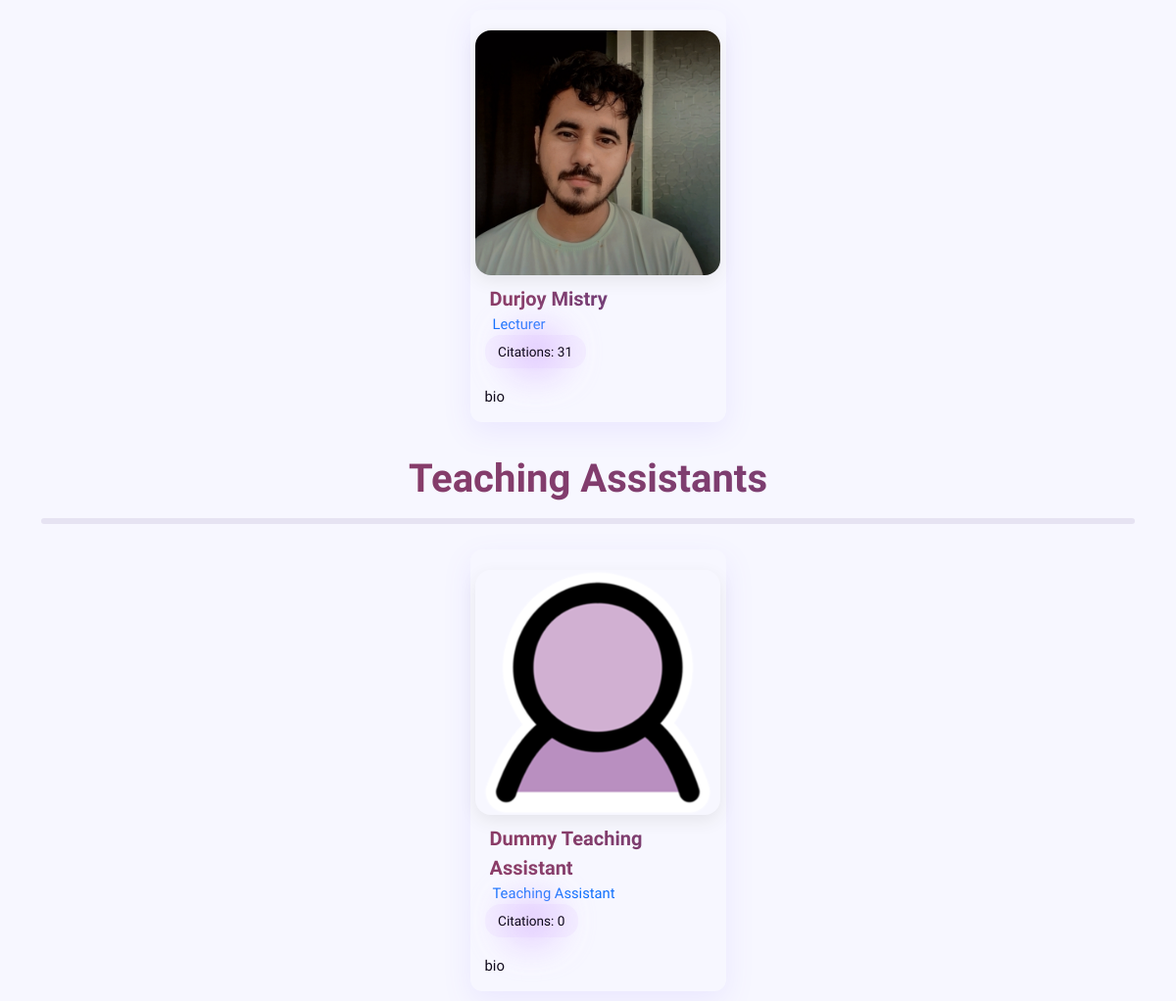
Before: /faculty/ (lower part) with the older database file.
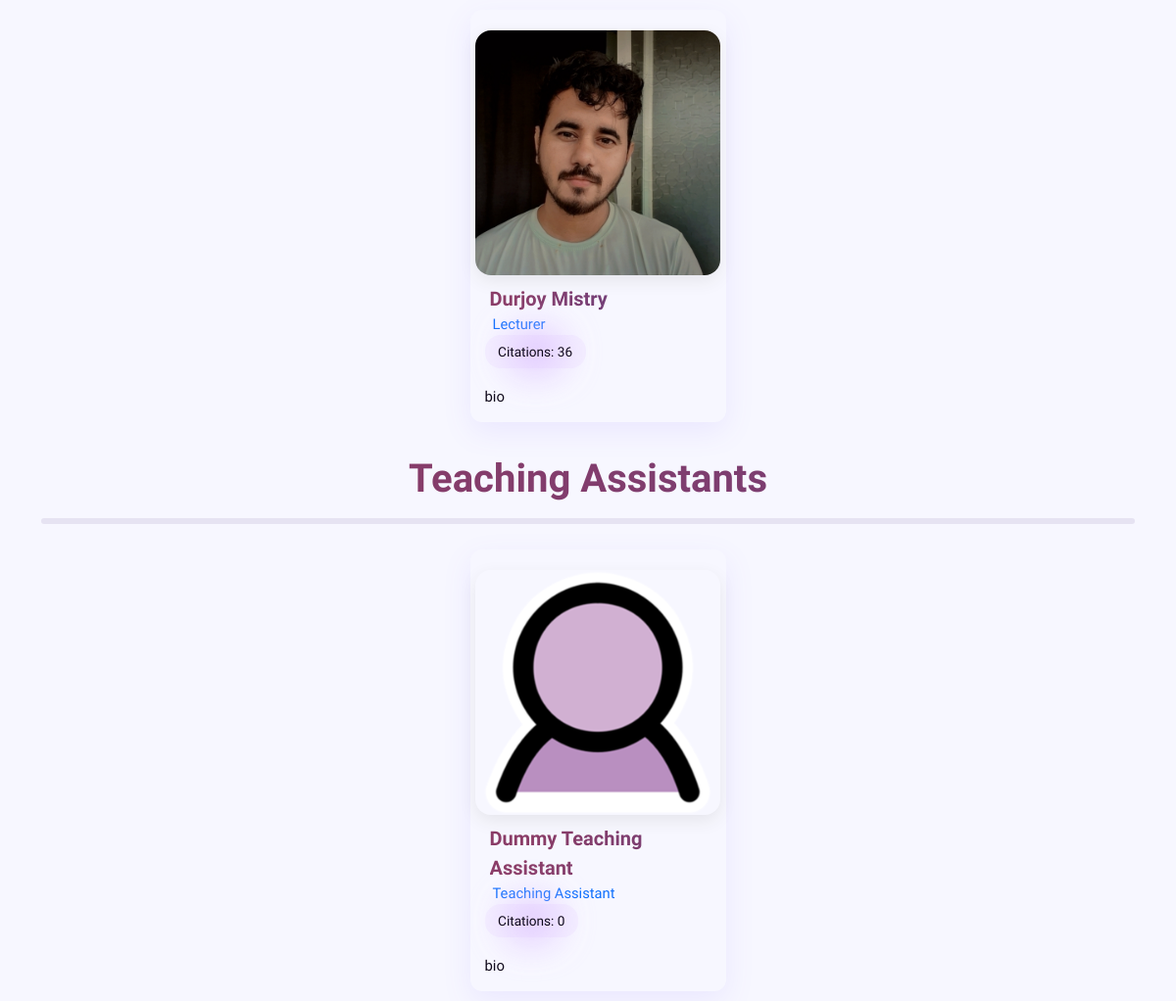
After: the same page with the newer database file.
### faculty/models.py (models this page shows, shortened)
class Faculty(models.Model):
    DESIGNATION_CHOICES = [
        ('Professor', 'Professor'),
        ('Associate Professor', 'Associate Professor'),
        ('Assistant Professor', 'Assistant Professor'),
        ('Lecturer', 'Lecturer'),
        ('Teaching Assistant', 'Teaching Assistant'),
    ]
    user = models.OneToOneField(User, on_delete=models.CASCADE)
    name = models.CharField(max_length=50, default="Name")
    shortname = models.CharField(max_length=5, default='N/A')
    designation = models.CharField(max_length=20, choices=DESIGNATION_CHOICES, null=True)
    phone = models.CharField(max_length=11)
    bio = models.TextField(max_length=200)
    about = RichTextField(blank=True, null=True)
    profile_pic = models.ImageField(upload_to='faculty_photos/', default='defaults/faculty.png', null=True, blank=True)
    joining_date = models.DateField(null=True)
    google_scholar_url = models.URLField(max_length=255, blank=True, null=True)
    researchgate_url = models.URLField(max_length=255, blank=True, null=True)
    orcid_url = models.URLField(max_length=255, blank=True, null=True)
    scopus_url = models.URLField(max_length=255, blank=True, null=True)
    linkedin_url = models.URLField(max_length=255, blank=True, null=True)
    citation = models.PositiveIntegerField(default=0, blank=True, null=True)
    sl = models.PositiveIntegerField(validators=[MinValueValidator(1)])
    routine = models.FileField(upload_to='faculty_routines/', null=True, blank=True)
    objects = models.Manager()
    custom = FacultyManager()

### uap_cse/views.py (the view)
# urls.py: path('faculty/', views.faculty, name='faculty'),
def faculty(request):
    facultys = Faculty.objects.all().order_by('sl')
    return render(request, 'faculty/faculty.html', {
        'facultys' : facultys
    })

### templates/faculty/faculty.html (shortened to what this page needs)
{% extends "base.html" %}
{% load static %}
{% block head %}
    <link rel="stylesheet" href="{% static 'css/faculty.css' %}">
    <link rel="stylesheet" href="{% static 'css/global.css' %}">
{% endblock %}
{% block content %}
<br>
<br>
<br>
<br>
<div class="container">
    <div class="row g-4 justify-content-center">
        {% for faculty in facultys %}
            {% if faculty.designation == "Lecturer" and faculty.sl != 1 %}
            <div class="col-sm-12 col-md-6 col-lg-3">
                {% include "faculty/faculty_card.html" %}
            </div>
            {% endif %}
        {% endfor %}
    </div>
</div>
<br>
<div class="container">
    <h1 class="gradient-text-global text-center">Teaching Assistants</h1>
    <hr class="fat_hr">
    <div class="row g-4 justify-content-center">
        {% for faculty in facultys %}
            {% if faculty.designation == "Teaching Assistant" and faculty.sl != 1 %}
            <div class="col-sm-12 col-md-6 col-lg-3">
                {% include "faculty/faculty_card.html" %}
            </div>
            {% endif %}
        {% endfor %}
    </div>
</div>
{% endblock %}

### templates/faculty/faculty_card.html
<a href="{% url 'faculty_detail' faculty.pk %}" class="faculty-card-link">
    <div class="faculty-card text-center">
        <div class="wrapper">
           <img src="{{ faculty.profile_pic.url }}" alt="{{ faculty.name }}" class="profile-img cover-img" />
        </div>
        <div class="card-body text-start">
            <div class="top-row mb-1">
                <div>
                    <div class="gradient-text-global card-title">
                        {{ faculty.name }}
                    </div>
                    <div class="card-subtitle">{{ faculty.designation }}</div>
                </div>
                <div class="citation-count">
                    Citations: {{ faculty.citation }}
                </div>
            </div>
            <p class="card-text">
                {{ faculty.bio|truncatewords:25 }}
            </p>
        </div>
    </div>
</a>

Changed rows visible on the page:
changed Faculty "Durjoy Mistry": citation "31" → "36"
